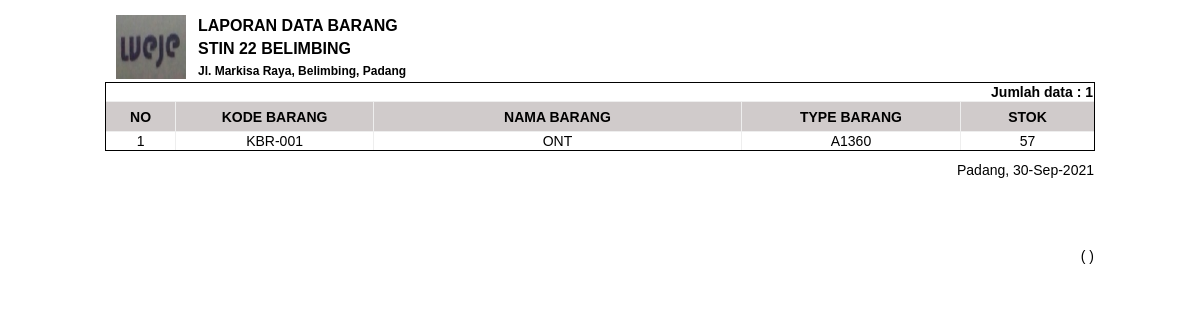
The page /index.php/laporan/lap_barang on the database its author committed.
### tables this page shows
CREATE TABLE `barang` (
  `kodebarang` char(7) NOT NULL,
  `namabarang` varchar(100) DEFAULT NULL,
  `typebarang` varchar(100) DEFAULT NULL,
  `stok` int(11) DEFAULT NULL,
  PRIMARY KEY (`kodebarang`)
);

### application/controllers/laporan.php (called while the page is built, shortened)
<?php defined('BASEPATH') or exit('No direct script acces allowed');
class Laporan extends CI_Controller {
public function __construct() {
        $this->load->library(array('form_validation', 'session'));
        $this->load->model('Modellaporan');
}
function lap_barang(){
		$data['title']='Laporan Barang';
		$data['data']=$this->Modellaporan->lap_barang();
		$this->load->view('laporan/laporan_barang',$data);
}
}

### index.php (called while the page is built, shortened)
<?php
require_once BASEPATH.'core/CodeIgniter.php';

### application/models/Modellaporan.php (called while the page is built, shortened)
<?php
class Modellaporan extends CI_Model {
		function lap_barang()
		{
			$hs1=$this->db->query("SELECT * FROM barang ORDER BY kodebarang");
			return $hs1;
		}
}
?>

### application/views/laporan/laporan_barang.php (the view, shortened to what this page needs)
<html lang="en" moznomarginboxes mozdisallowselectionprint>
<head>
    <link rel="stylesheet" href="<?php echo base_url('css/laporan.css')?>"/>
</head>
<body onload="window.print()">
<div id="laporan">
<table border="0" align="center" style="width:990px;margin-top:5px;border:none;margin-bottom:0px;font-weight: bold;font-size: 16px">
<tr><td rowspan="3" align="center" style="width: 90px"><img src="<?php echo base_url().'images/IMG_20181115_084856.jpg'?>" height="64" width="70"></td>
    <td>LAPORAN DATA BARANG</td>
</tr>
<tr>
    <td >STIN 22 BELIMBING</td>
</tr>
<tr>
    <td style="font-size: 12px;font-weight: italic;">Jl. Markisa Raya, Belimbing, Padang</td>
</tr>
</table>
<table border="0" align="center" style="width:900px;border:none;">
    <tr><th style="text-align:left"></th></tr>
</table>
<table border="1" align="center" style="width:990px;margin-bottom:10px;font-size: 14px">
<thead>
<?php
    $b=$data->num_rows();
?>
<tr>
<th colspan="5" style="text-align:right;" >Jumlah data : <?php echo $b?></th>
</tr>
    <tr style="background-color: #d0cbcb; vertical-align: middle;height: 30px" >
        <th style="width: 30px;" align="center">NO</th>
        <th style="width: 90px" >KODE BARANG</th>
        <th style="width: 170px">NAMA BARANG</th>
        <th style="width: 100px">TYPE BARANG</th>
        <th style="width: 60px">STOK</th>
    </tr>
</thead>
<tbody>
    <?php $no=0;foreach ($data->result_array() as $i) { $no++;?>
    <tr align="center">
        <td style="text-align: center;"><?php echo $no;?></td>
        <td style="text-align: center;"><?php echo $i['kodebarang'] ?></td>
        <td><?php echo $i['namabarang'] ?></td>
        <td><?php echo $i['typebarang'] ?></td>
        <td style="text-align: center;"><?php echo $i['stok'] ?></td>
    </tr>
    <?php }?>
</tbody>
</table>
<table align="center" style="width:990px; border:none;margin-top:5px;margin-bottom:20px;font-size: 14px">
    <tr>
        <td align="right">Padang, <?php echo date('d-M-Y')?></td>
    </tr>
    <tr>
        <td align="right"></td>
    </tr>
    <tr>
    <td><br/><br/><br/><br/></td>
    </tr>
    <tr>
        <td align="right">( <?php echo $this->session->userdata('user');?> )</td>
    </tr>
    <tr>
        <td align="center"></td>
    </tr>
</table>
<table align="center" style="width:800px; border:none;margin-top:5px;margin-bottom:20px;">
    <tr>
        <th><br/><br/></th>
    </tr>
    <tr>
        <th align="left"></th>
    </tr>
</table>
</div>
</body>
</html>

### css/laporan.css (style rules this page uses)
body { font-family: arial,sans-serif; font-size:18px; margin:3px; }
#laporan { color:black; padding:6px 2px; }
#laporan table { border-collapse:collapse; border: 1px solid; font-size:11px; }
#laporan table th { background:F1E7E8; font-weight:bold; vertical-align:middle; }
#laporan table td { background:c8bfbf; }

### rows shown on the page
barang: kodebarang "KBR-001", namabarang "ONT", typebarang "A1360", stok "57"

### other values the page prints
$b "1"
